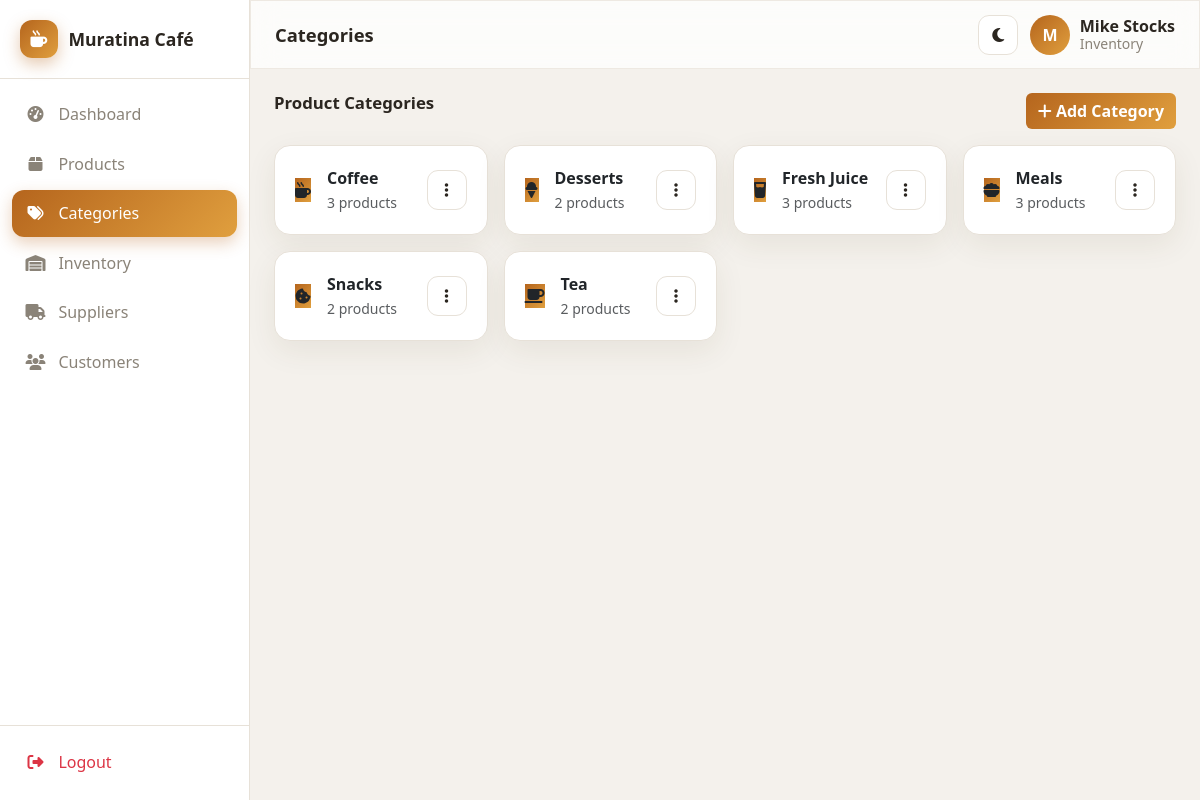
The app's page /categories.php (signed in) with its own data.
### tables this page shows
CREATE TABLE settings (
  id            INT AUTO_INCREMENT PRIMARY KEY,
  company_name  VARCHAR(150) DEFAULT 'Muratina Café',
  logo          VARCHAR(255) DEFAULT NULL,
  currency      VARCHAR(10)  DEFAULT 'KSh',
  tax_rate      DECIMAL(5,2) DEFAULT 16.00,
  address       VARCHAR(255) DEFAULT 'Nairobi, Kenya',
  phone         VARCHAR(40)  DEFAULT '+254 700 000 000',
  email         VARCHAR(150) DEFAULT 'hello@muratinacafe.co.ke',
  receipt_footer VARCHAR(255) DEFAULT 'Thank you for dining with us. Karibu tena!'
);

CREATE TABLE categories (
  id         INT AUTO_INCREMENT PRIMARY KEY,
  name       VARCHAR(80) NOT NULL UNIQUE,
  icon       VARCHAR(40) DEFAULT 'fa-mug-hot',
  created_at TIMESTAMP DEFAULT CURRENT_TIMESTAMP
);

### config/database.php (called while the page is built, shortened)
<?php
function db(): PDO
{
    static $pdo = null;
    if ($pdo instanceof PDO) {
        return $pdo;
    }
    $dsn = sprintf('mysql:host=%s;dbname=%s;charset=%s', DB_HOST, DB_NAME, DB_CHARSET);
    $options = [
        PDO::ATTR_ERRMODE            => PDO::ERRMODE_EXCEPTION,
        PDO::ATTR_DEFAULT_FETCH_MODE => PDO::FETCH_ASSOC,
        PDO::ATTR_EMULATE_PREPARES   => false,
    ];
    try {
        $pdo = new PDO($dsn, DB_USER, DB_PASS, $options);
    } catch (PDOException $e) {
        http_response_code(500);
        die('Database connection failed. Make sure MySQL is running in Laragon and the '
            . '<code>muratina_pos</code> database has been imported from <code>database/schema.sql</code>.<br><small>'
            . htmlspecialchars($e->getMessage()) . '</small>');
    }
    return $pdo;
}

### includes/functions.php (called while the page is built, shortened)
<?php
require_once __DIR__ . '/../config/database.php';
function e($value): string
{
    return htmlspecialchars((string) $value, ENT_QUOTES, 'UTF-8');
}
function settings(): array
{
    static $cache = null;
    if ($cache === null) {
        $cache = db()->query('SELECT * FROM settings LIMIT 1')->fetch() ?: [];
    }
    return $cache;
}

### includes/auth.php (called while the page is built, shortened)
<?php
require_once __DIR__ . '/functions.php';
function current_user(): ?array
{
    return $_SESSION['user'] ?? null;
}
function user_role(): string
{
    return $_SESSION['user']['role'] ?? '';
}
function can(string $permission): bool
{
    $role = user_role();
    $matrix = [
        'manager'   => ['*'],
        'cashier'   => ['pos', 'sales_own', 'customers', 'receipt'],
        'waiter'    => ['pos', 'sales_own', 'customers', 'receipt'],
        'inventory' => ['inventory', 'products', 'suppliers', 'stock', 'customers'],
    ];
    $perms = $matrix[$role] ?? [];
    return in_array('*', $perms, true) || in_array($permission, $perms, true);
}

### categories.php (the view, shortened to what this page needs)
<?php
require_once __DIR__ . '/includes/auth.php';
$pdo = db();
$cats = $pdo->query(
    'SELECT c.*, (SELECT COUNT(*) FROM products p WHERE p.category_id = c.id AND p.is_active=1) AS cnt
     FROM categories c ORDER BY c.name'
)->fetchAll();
$pageTitle = 'Categories';
$activeNav = 'categories';
require __DIR__ . '/includes/header.php';
?>
<div class="d-flex justify-content-between mb-3">
    <h3 class="section-title mb-0">Product Categories</h3>
    <button class="btn btn-brand" onclick="openCat()"><i class="fa-solid fa-plus"></i> Add Category</button>
</div>
<div class="row g-3">
    <?php foreach ($cats as $c): ?>
        <div class="col-md-4 col-lg-3">
            <div class="card"><div class="card-body d-flex align-items-center gap-3">
                <span class="kpi-icon bg-c1 mb-0"><i class="fa-solid <?= e($c['icon']) ?>"></i></span>
                <div class="flex-fill">
                    <strong><?= e($c['name']) ?></strong><br>
                    <small class="text-muted"><?= (int) $c['cnt'] ?> products</small>
                </div>
                <div class="dropdown">
                    <button class="icon-btn" data-bs-toggle="dropdown"><i class="fa-solid fa-ellipsis-vertical"></i></button>
                </div>
            </div></div>
        </div>
    <?php endforeach; ?>
</div>
<?php require __DIR__ . '/includes/footer.php'; ?>

### includes/header.php (shortened to what this page needs)
<?php
require_once __DIR__ . '/auth.php';
$pageTitle = $pageTitle ?? 'Dashboard';
$activeNav = $activeNav ?? '';
$u         = current_user();
$set       = settings();
$nav = [
    ['dashboard', 'Dashboard',   'fa-gauge-high',     'dashboard.php', '*'],
    ['pos',       'POS Sales',   'fa-cash-register',  'pos.php',       'pos'],
    ['products',  'Products',    'fa-box',            'products.php',  'products'],
    ['categories','Categories',  'fa-tags',           'categories.php','products'],
    ['inventory', 'Inventory',   'fa-warehouse',      'inventory.php', 'inventory'],
    ['suppliers', 'Suppliers',   'fa-truck',          'suppliers.php', 'suppliers'],
    ['customers', 'Customers',   'fa-users',          'customers.php', 'customers'],
    ['reports',   'Reports',     'fa-chart-line',     'reports.php',   'reports'],
    ['users',     'User Mgmt',   'fa-user-shield',    'users.php',     'users'],
    ['settings',  'Settings',    'fa-gear',           'settings.php',  'settings'],
];
?>
<!DOCTYPE html>
<html lang="en" data-bs-theme="light">
<head>
    <link href="https://cdn.jsdelivr.net/npm/bootstrap@5.3.3/dist/css/bootstrap.min.css" rel="stylesheet">
    <link rel="stylesheet" href="https://cdnjs.cloudflare.com/ajax/libs/font-awesome/6.5.2/css/all.min.css">
    <link rel="stylesheet" href="<?= BASE_URL ?>/assets/css/style.css">
</head>
<body>
<div class="app-shell">
    <aside class="sidebar" id="sidebar">
        <div class="sidebar-brand">
            <span class="brand-mark"><i class="fa-solid fa-mug-hot"></i></span>
            <span class="brand-text"><?= e($set['company_name'] ?? 'Muratina Café') ?></span>
        </div>
        <nav class="sidebar-nav">
            <?php foreach ($nav as [$key, $label, $icon, $url, $perm]): ?>
                <?php if ($perm === '*' || can($perm)): ?>
                    <a href="<?= BASE_URL ?>/<?= $url ?>" class="nav-link <?= $activeNav === $key ? 'active' : '' ?>">
                        <i class="fa-solid <?= $icon ?>"></i><span><?= $label ?></span>
                    </a>
                <?php endif; ?>
            <?php endforeach; ?>
        </nav>
        <div class="sidebar-footer">
            <a href="<?= BASE_URL ?>/logout.php" class="nav-link text-danger">
                <i class="fa-solid fa-right-from-bracket"></i><span>Logout</span>
            </a>
        </div>
    </aside>
    <div class="main-area">
        <header class="topbar glass">
            <h1 class="topbar-title"><?= e($pageTitle) ?></h1>
            <div class="topbar-actions">
                <button class="icon-btn" id="themeToggle" aria-label="Toggle theme"><i class="fa-solid fa-moon"></i></button>
                <div class="user-chip">
                    <div class="avatar"><?= e(strtoupper(substr($u['full_name'], 0, 1))) ?></div>
                    <div class="user-meta">
                        <strong><?= e($u['full_name']) ?></strong>
                        <small><?= e(ucfirst($u['role'])) ?></small>
                    </div>
                </div>
            </div>
        </header>
        <main class="content">

### assets/css/style.css (style rules this page uses)
:root { --brand: #b5651d; --brand-2: #e09f3e; --brand-grad: linear-gradient(135deg, #b5651d 0%, #e09f3e 100%); --bg: #f4f1ec; --surface: #ffffff; --surface-2: #faf8f4; --text: #2b2620; --muted: #8a8378; --border: #e7e1d8; --shadow: 0 10px 30px rgba(80, 60, 30, .08); --radius: 16px; --sidebar-w: 250px; }
* { box-sizing: border-box; }
body { margin: 0; font-family: 'Segoe UI', system-ui, -apple-system, sans-serif; background: var(--bg); color: var(--text); }
.glass { background: color-mix(in srgb, var(--surface) 75%, transparent); backdrop-filter: blur(14px); -webkit-backdrop-filter: blur(14px); border: 1px solid color-mix(in srgb, var(--border) 70%, transparent); }
.app-shell { display: flex; min-height: 100vh; }
.sidebar { width: var(--sidebar-w); background: var(--surface); border-right: 1px solid var(--border); display: flex; flex-direction: column; position: fixed; inset: 0 auto 0 0; z-index: 1040; transition: transform .25s ease; }
.sidebar-brand { display: flex; align-items: center; gap: .65rem; padding: 1.25rem 1.25rem; font-weight: 700; font-size: 1.1rem; border-bottom: 1px solid var(--border); }
.brand-mark { width: 38px; height: 38px; border-radius: 12px; display: grid; place-items: center; background: var(--brand-grad); color: #fff; font-size: 1.05rem; box-shadow: 0 6px 16px rgba(181,101,29,.35); }
.sidebar-nav { padding: .75rem; flex: 1; overflow-y: auto; }
.nav-link { display: flex; align-items: center; gap: .8rem; padding: .7rem .85rem; margin-bottom: .2rem; border-radius: 12px; color: var(--muted); text-decoration: none; font-weight: 500; transition: all .15s ease; }
.nav-link i { width: 20px; text-align: center; font-size: 1rem; }
.nav-link.active { background: var(--brand-grad); color: #fff; box-shadow: 0 6px 16px rgba(181,101,29,.3); }
.sidebar-footer { padding: .75rem; border-top: 1px solid var(--border); }
.main-area { flex: 1; margin-left: var(--sidebar-w); display: flex; flex-direction: column; min-width: 0; }
.topbar { position: sticky; top: 0; z-index: 1030; display: flex; align-items: center; gap: 1rem; padding: .85rem 1.5rem; }
.topbar-title { font-size: 1.15rem; margin: 0; font-weight: 700; flex: 1; }
.topbar-actions { display: flex; align-items: center; gap: .75rem; }
.icon-btn { border: 1px solid var(--border); background: var(--surface); width: 40px; height: 40px; border-radius: 11px; color: var(--text); cursor: pointer; display: grid; place-items: center; transition: .15s; }
.user-chip { display: flex; align-items: center; gap: .6rem; }
.avatar { width: 40px; height: 40px; border-radius: 50%; background: var(--brand-grad); color: #fff; display: grid; place-items: center; font-weight: 700; }
.user-meta { display: flex; flex-direction: column; line-height: 1.1; }
.user-meta small { color: var(--muted); }
.content { padding: 1.5rem; flex: 1; }
.card { background: var(--surface); border: 1px solid var(--border); border-radius: var(--radius); box-shadow: var(--shadow); }
.card-body { padding: 1.25rem; }
.bg-c1 { background: linear-gradient(135deg,#b5651d,#e09f3e); }
.section-title { font-weight: 700; margin: 0 0 1rem; font-size: 1.05rem; }
.btn-brand { background: var(--brand-grad); color: #fff; border: none; font-weight: 600; }

### records on screen
settings: company_name "Muratina Café"
categories: name "Coffee", cnt "3"
categories: name "Desserts", cnt "2"
categories: name "Fresh Juice", cnt "3"
categories: name "Meals", cnt "3"
categories: name "Snacks", cnt "2"
categories: name "Tea", cnt "2"

### other values on screen
$label "Dashboard"
$label "Products"
$label "Categories"
$label "Inventory"
$label "Suppliers"
$label "Customers"
$pageTitle "Categories"
substr($u['full_name'], 0, 1) "M"
$u['full_name'] "Mike Stocks"
$u['role'] "Inventory"
